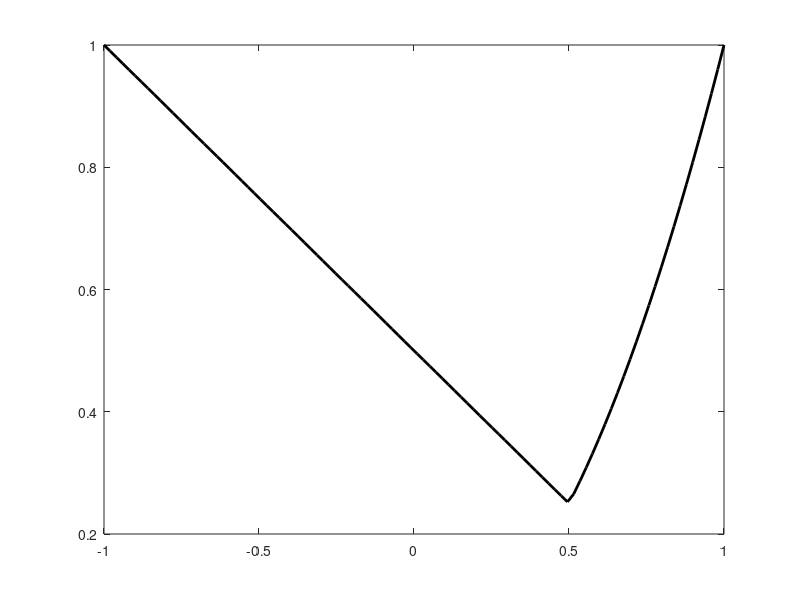

Write MATLAB code to recreate this figure. (Note: this script raises an error after producing the figure.)
format short;
clc;
clear all;

% f = @(x) x.^ 2;
f = @(x)(x < 0.5) .* ((1 - x) ./ 2) + (x >= 0.5) .* (x .^ 2);
% f = @(x)(0.65 - [0.75 ./ (1 + x.^2)] - 0.65 * x .* atan(1 ./ x));

L = -1;
U = 1;
n = 6;

% PLOT THE GRAPH
t = linspace(L, U, 100);
plot(t, f(t), 'k', 'Linewidth', 2); 

% COMPUTE FIBONACCI SERIES
Fib = ones(1, n);
for i = 3 : n + 1
    Fib(i) = Fib(i - 1) + Fib(i - 2);
end

for k = 1 : n
    ratio = (Fib(n + 1 - k) ./ Fib(n + 2 - k));
    x2 = L + ratio .* (U - L);
    x1 = L + U - x2;
    fx1 = f(x1);
    fx2 = f(x2);
    TAB(k, :) = [L U x1 x2 fx1 fx2];

if fx1 < fx2
    U = x2;
elseif fx1 > fx2
    L = x1;
elseif fx1 == fx2
    if min(abs(x1), abs(L)) == abs(L)
        U = x2;
    else
        L = x1;
    end
end
end

Fib = array2table(TAB);
Fib.Properties.VariableNames(1 : size(TAB, 2)) = {'L', 'U', 'X1', 'X2', 'F(X1)', 'F(X2)'}

% OPTIMAL RESULT
XOPT = (L + U) / 2;
FOPT = f(XOPT);
fprintf('OPTIMAL VALUE OF X = %f \n', XOPT);
fprintf('OPTIMAL VALUE OF F(X) = %f \n', FOPT);